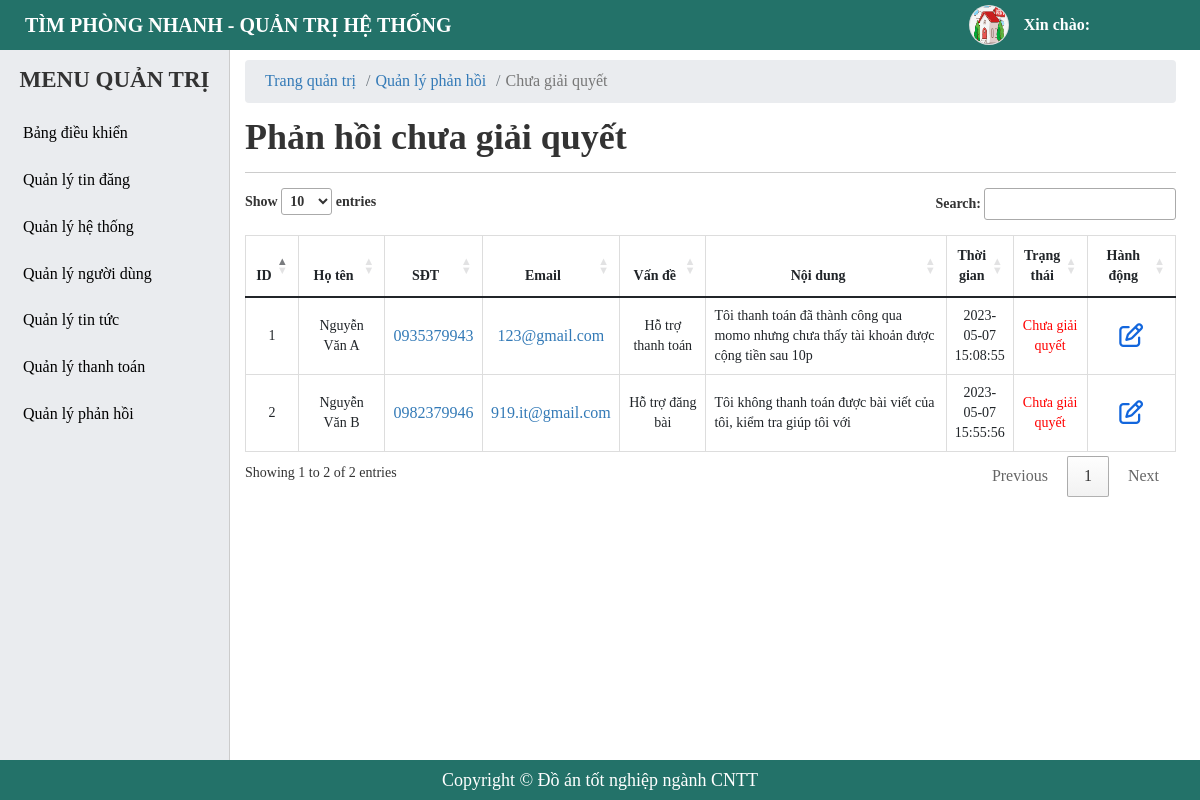
The app's page /admin/contact-manager-new.php with its own data.
### tables this page shows
CREATE TABLE `tbl_contact` (
  `id` int(11) NOT NULL,
  `name` varchar(255) NOT NULL,
  `phone` varchar(255) NOT NULL,
  `email` varchar(255) NOT NULL,
  `problem` tinyint(4) NOT NULL COMMENT 'vấn đề',
  `content` text NOT NULL COMMENT 'chi tiết, nội dung',
  `status` tinyint(4) NOT NULL DEFAULT 0,
  `created_at` timestamp NOT NULL DEFAULT current_timestamp()
);

### admin/contact-manager-new.php (the view, shortened to what this page needs)
<?php
    include './include/connect.php';
    $queryCon = $conn->prepare("SELECT * FROM tbl_contact WHERE status = 0");
    $queryCon->execute();
    $resultsCon = $queryCon->fetchAll(PDO::FETCH_OBJ);
?>
<!DOCTYPE html>
<html lang="en">
<head>
    <?php include('include/link-css.php');?>
</head>
<body>
    <?php
     include('include/header.php');
    ?>
    <div id="main">
        <?php
        include('include/sidebar.php');
        ?>
        <div id="main-right">
            <nav aria-label="breadcrumb">
                <ol class="breadcrumb">
                    <li class="breadcrumb-item"><a href="#">Trang quản trị</a></li>
                    <li class="breadcrumb-item"><a href="#">Quản lý phản hồi</a></li>
                    <li class="breadcrumb-item active" aria-current="page">Chưa giải quyết</li>
                </ol>
            </nav>
            <section class="main-right-title">
                <div class="form-title">
                    <h1>Phản hồi chưa giải quyết</h1>
                </div>
            </section>
            <div class="main-right-table">
                <table class="table table-bordered table-post-list" id = "table-manage">
                    <thead>
                        <tr>
                            <th style="width: 5%;" >ID</th>
                            <th style="width: 10%;" >Họ tên</th>
                            <th style="width: 10%;" >SĐT</th>
                            <th style="width: 10%;" >Email</th>
                            <th style="width: 10%;" >Vấn đề</th>
                            <th style="width: 30%;" >Nội dung</th>
                            <th style="width: 7%;" >Thời gian</th>
                            <th style="width: 8%;" >Trạng thái</th>
                            <th style="width: 10%;" >Hành động</th>
                        </tr>
                    </thead>
                    <tbody >
                        <?php foreach ($resultsCon as $key => $value) { ?>
                            <tr>
                                <td><?php echo $key+1 ?></td>
                                <td>
                                    <p><?php echo $value -> name ?></p>
                                </td>
                                <td>
                                    <p><a href="tel:+<?php echo $value -> phone ?>" target="_blank"><?php echo $value -> phone ?></a></p>
                                </td>
                                <td>
                                    <p><a href="mailto:<?php echo $value -> email ?>" target="_blank"><?php echo $value -> email ?></a></p>
                                </td>
                                <td>
                                    <?php if($value -> problem == 1){ ?>
                                        <p>Giải đáp thắc mắc</p>
                                    <?php }if($value -> problem == 2){ ?>
                                        <p>Hỗ trợ đăng bài</p>
                                    <?php }if($value -> problem == 3){ ?>
                                        <p>Hỗ trợ thanh toán</p>
                                    <?php }if($value -> problem == 4){ ?>
                                        <p>Giải quyết khiếu nại</p>
                                    <?php } ?>
                                </td>
                                <td  style="text-align: left; ">
                                    <p><?php echo $value -> content ?></p>
                                </td>
                                <td>
                                    <p><?php echo $value-> created_at?></p>
                                </td>
                                <td>
                                    <p style = "color: red">Chưa giải quyết</p>
                                </td>
                                <td>
                                    <a href="./contact-manager-new.php?id=<?php echo $value -> id ?>" class="btn-setting btn-edit" style = "color: #1266dd;"><i class="fa-regular fa-pen-to-square"></i></a>
                                </td>
                            </tr>
                        <?php } ?>
                    </tbody>
                </table>
            </div>
        </div>
    </div>
    <?php include('include/footer.php');?>
</body>
</html>

### admin/css/style.css (style rules this page uses)
* { margin: 0; padding: 0; box-sizing: border-box; font-family: "MS Mincho"; }
a, a:hover { text-decoration: none; transition: all 0.3s ease-in-out 0s; -moz-transition: all 0.3s ease-in-out 0s; -o-transition: all 0.3s ease-in-out 0s; -webkit-transition: all 0.3s ease-in-out 0s; -ms-transition: all 0.3s ease-in-out 0s; }
body { height: 100%; }
#main-right { padding: 60px 24px 50px 245px; }
#main-right .breadcrumb { background-color: #eaecef; padding: 10px 20px; margin-bottom: 0; }
#main-right li, #main-right a { font-size: 16px; }
.main-right-title { display: flex; justify-content: space-between; border-bottom: 1px solid #ccc; margin-bottom: 15px; }
.form-title { margin: 15px 0; }
.form-title h1 { font-weight: 700; }
#main-right .table-bordered th, .table-bordered td { text-align: center; font-size: 14px; }
.main-right-table .table-post-list { border-collapse: collapse; }
.table-post-list td { vertical-align: middle !important; white-space: normal; }
.table-post-list .btn-setting { margin: 0 5px; font-size: 24px !important; }

### records on screen
tbl_contact: name "Nguyễn Văn A", phone "0935379943", email "123@gmail.com", problem "Hỗ trợ thanh toán", content "Tôi thanh toán đã thành công qua momo nhưng chưa thấy tài khoản được cộng tiền sau 10p", created_at "2023-05-07 15:08:55"
tbl_contact: name "Nguyễn Văn B", phone "0982379946", email "919.it@gmail.com", problem "Hỗ trợ đăng bài", content "Tôi không thanh toán được bài viết của tôi, kiểm tra giúp tôi với", created_at "2023-05-07 15:55:56"
